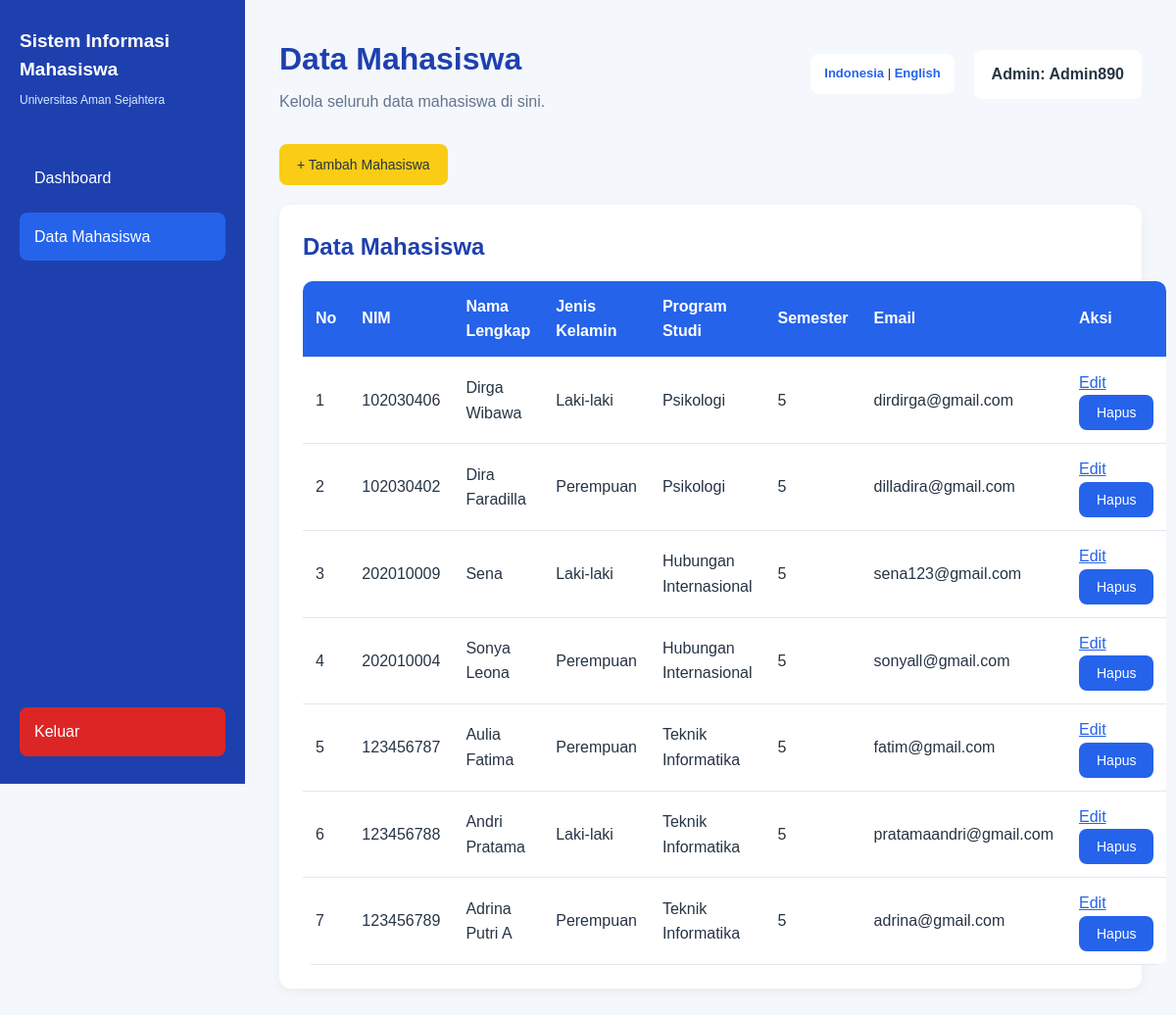
The app's page /pages/daftar.php (signed in) with its own data.
### tables this page shows
CREATE TABLE `mahasiswa` (
  `id` int(11) NOT NULL,
  `nim` varchar(20) NOT NULL,
  `nama` varchar(100) NOT NULL,
  `jenis_kelamin` enum('Laki-laki','Perempuan') NOT NULL,
  `prodi` varchar(100) NOT NULL,
  `semester` tinyint(3) UNSIGNED NOT NULL,
  `email` varchar(100) NOT NULL,
  `created_at` timestamp NOT NULL DEFAULT current_timestamp(),
  `updated_at` timestamp NOT NULL DEFAULT current_timestamp() ON UPDATE current_timestamp()
);

### includes/language.php (called while the page is built, shortened)
<?php
$bahasa = $_SESSION['lang'] ?? 'id';
$translations = [
    'id' => [
        'dashboard' => 'Dashboard',
        'data_mahasiswa' => 'Data Mahasiswa',
        'tambah_mahasiswa' => 'Tambah Mahasiswa',
        'edit_mahasiswa' => 'Edit Mahasiswa',
        'logout' => 'Keluar',
        'selamat_datang' => 'Selamat Datang',
        'total_mahasiswa' => 'Total Mahasiswa',
        'menu_pengelolaan' => 'Menu Pengelolaan',
        'lihat_data' => 'Lihat Data Mahasiswa',
        'nama_lengkap' => 'Nama Lengkap',
        'jenis_kelamin' => 'Jenis Kelamin',
        'program_studi' => 'Program Studi',
        'semester' => 'Semester',
        'email' => 'Email',
        'simpan' => 'Simpan Data',
        'simpan_perubahan' => 'Simpan Perubahan',
        'kembali' => 'Kembali',
        'nim' => 'NIM',
        'aksi' => 'Aksi',
        'belum_ada_data' => 'Belum ada data mahasiswa.',
        'pesan_sambutan' => 'Kelola data mahasiswa dengan mudah melalui dashboard ini.',
        'deskripsi_dashboard' => 'Selamat datang di Sistem Informasi Mahasiswa.',
        'menu_deskripsi' => 'Gunakan menu berikut untuk melihat dan mengelola data mahasiswa.',
        'halo' => 'Halo',
    ],
    'en' => [
        'dashboard' => 'Dashboard',
        'data_mahasiswa' => 'Student Data',
        'tambah_mahasiswa' => 'Add Student',
        'edit_mahasiswa' => 'Edit Student',
        'logout' => 'Logout',
        'selamat_datang' => 'Welcome',
        'total_mahasiswa' => 'Total Students',
        'menu_pengelolaan' => 'Management Menu',
        'lihat_data' => 'View Student Data',
        'nama_lengkap' => 'Full Name',
        'jenis_kelamin' => 'Gender',
        'program_studi' => 'Study Program',
        'semester' => 'Semester',
        'email' => 'Email',
        'simpan' => 'Save Data',
        'simpan_perubahan' => 'Save Changes',
        'kembali' => 'Back',
        'nim' => 'Student ID',
        'aksi' => 'Actions',
        'belum_ada_data' => 'No student data available.',
        'pesan_sambutan' => 'Manage student data easily through this dashboard.',
        'deskripsi_dashboard' => 'Welcome to the Student Information System.',
        'menu_deskripsi' => 'Use the following menu to view and manage student data.',
        'halo' => 'Hello',
    ]
];
function t($key) {
    global $translations, $bahasa;
    return $translations[$bahasa][$key] ?? $key;
}
?>

### pages/daftar.php (the view, shortened to what this page needs)
<?php
require_once "../includes/language.php";
require_once "../config/database.php";
$bahasa = $_SESSION['lang'] ?? 'id';
$sql = $pdo->query(
    "SELECT * FROM mahasiswa ORDER BY id DESC"
);
$mahasiswa = $sql->fetchAll(PDO::FETCH_ASSOC);
?>
<!DOCTYPE html>
<html lang="<?= $bahasa ?>">
<head>
    <link rel="stylesheet" href="../assets/css/style.css">
</head>
<body>
    <div class="dashboard">
        <aside class="sidebar">
            <div class="logo">
                <h2>Sistem Informasi Mahasiswa</h2>
                <p>Universitas Aman Sejahtera</p>
            </div>
            <nav>
                <a href="../index.php"><?= t('dashboard') ?></a>
                <a href="daftar.php" class="active">
                    <?= t('data_mahasiswa') ?>
                </a>
            </nav>
            <div class="sidebar-bottom">
                <a href="../logout.php"><?= t('logout') ?></a>
            </div>
        </aside>
        <main class="main-content">
            <div class="topbar">
                <div>
                    <h1><?= t('data_mahasiswa') ?></h1>
                    <p>
                        <?= $bahasa === 'en'
                            ? 'Manage all student data here.'
                            : 'Kelola seluruh data mahasiswa di sini.' ?>
                    </p>
                </div>
                <div class="topbar-right">
                    <div class="language-switch">
                        <a href="?lang=id">Indonesia</a>
                        |
                        <a href="?lang=en">English</a>
                    </div>
                    <div class="admin-info">
                        Admin: <?= htmlspecialchars($_SESSION['admin_username']) ?>
                    </div>
                </div>
            </div>
            <div class="action-bar">
                <a href="tambah.php" class="btn btn-yellow">
                    + <?= t('tambah_mahasiswa') ?>
                </a>
            </div>
            <div class="card">
                <h2><?= t('data_mahasiswa') ?></h2>
                <table>
                    <tr>
                        <th><?= $bahasa === 'en' ? 'No.' : 'No' ?></th>
                        <th><?= t('nim') ?></th>
                        <th><?= t('nama_lengkap') ?></th>
                        <th><?= t('jenis_kelamin') ?></th>
                        <th><?= t('program_studi') ?></th>
                        <th><?= t('semester') ?></th>
                        <th><?= t('email') ?></th>
                        <th><?= t('aksi') ?></th>
                    </tr>
                    <?php if (count($mahasiswa) > 0): ?>
                        <?php foreach ($mahasiswa as $index => $m): ?>
                            <tr>
                                <td><?= $index + 1 ?></td>
                                <td>
                                    <?= htmlspecialchars($m['nim']) ?>
                                </td>
                                <td>
                                    <?= htmlspecialchars($m['nama']) ?>
                                </td>
                                <td>
                                    <?= $bahasa === 'en'
                                        ? ($m['jenis_kelamin'] === 'Laki-laki' ? 'Male' : 'Female')
                                        : htmlspecialchars($m['jenis_kelamin']) ?>
                                </td>
                                <td>
                                    <?= htmlspecialchars($m['prodi']) ?>
                                </td>
                                <td>
                                    <?= htmlspecialchars($m['semester']) ?>
                                </td>
                                <td>
                                    <?= htmlspecialchars($m['email']) ?>
                                </td>
                                <td>
                                    <a href="edit.php?id=<?= $m['id'] ?>">
                                        <?= $bahasa === 'en' ? 'Edit' : 'Edit' ?>
                                    </a>
                                    <form action="hapus.php"
                                          method="POST"
                                          style="display:inline;"
                                          onsubmit="return confirm('<?= $bahasa === 'en' ? 'Are you sure you want to delete this data?' : 'Yakin ingin menghapus data ini?' ?>');">
                                        <button type="submit">
                                            <?= $bahasa === 'en' ? 'Delete' : 'Hapus' ?>
                                        </button>
                                    </form>
                                </td>
                            </tr>
                        <?php endforeach; ?>
                    <?php endif; ?>
                </table>
            </div>
        </main>
    </div>
</body>
</html>

### assets/css/style.css (style rules this page uses)
* { margin: 0; padding: 0; box-sizing: border-box; }
body { font-family: Arial, sans-serif; background-color: #f4f7fc; color: #263445; line-height: 1.6; }
:root { --biru: #2563eb; --biru-gelap: #1e40af; --kuning: #facc15; --putih: #ffffff; --abu: #64748b; }
button, .btn { display: inline-block; padding: 10px 18px; border: none; border-radius: 8px; background-color: var(--biru); color: var(--putih); text-decoration: none; font-size: 14px; cursor: pointer; transition: 0.2s; }
.btn-yellow { background-color: var(--kuning); color: #263445; }
table { width: 100%; border-collapse: collapse; background-color: var(--putih); border-radius: 10px; overflow: hidden; }
th, td { padding: 13px; text-align: left; border-bottom: 1px solid #e2e8f0; }
th { background-color: var(--biru); color: var(--putih); }
.card { background-color: var(--putih); padding: 24px; border-radius: 12px; box-shadow: 0 3px 12px rgba(0, 0, 0, 0.05); margin-bottom: 20px; }
h1 { color: var(--biru-gelap); margin-bottom: 20px; }
h2 { margin-bottom: 15px; }
a { color: var(--biru); }
.admin-info { background: white; padding: 12px 18px; border-radius: 8px; font-weight: bold; }
.action-bar { display: flex; gap: 12px; margin-bottom: 20px; }
.card h2 { color: var(--biru-gelap); }
.dashboard { display: flex; min-height: 100vh; }
.sidebar { width: 250px; background-color: var(--biru-gelap); color: white; padding: 28px 20px; display: flex; flex-direction: column; position: sticky; top: 0; height: 100vh; align-self: flex-start; flex-shrink: 0; overflow: auto; }
.logo { margin-bottom: 45px; }
.logo h2 { color: white; font-size: 19px; line-height: 1.5; margin-bottom: 8px; }
.logo p { font-size: 12px; color: #dbeafe; }
.sidebar nav { display: flex; flex-direction: column; gap: 10px; }
.sidebar nav a, .sidebar-bottom a { color: white; text-decoration: none; padding: 12px 15px; border-radius: 8px; transition: 0.2s; }
.sidebar nav a:hover, .sidebar nav a.active { background-color: var(--biru); }
.sidebar-bottom { margin-top: auto; }
.sidebar-bottom a { display: block; background-color: #dc2626; }
.main-content { flex: 1; padding: 35px; }
.topbar { display: flex; justify-content: space-between; align-items: center; margin-bottom: 30px; }
.topbar h1 { margin-bottom: 5px; }
.topbar p { color: var(--abu); }
.topbar-right { display: flex; align-items: center; gap: 20px; }
.language-switch { font-size: 13px; background: white; padding: 10px 14px; border-radius: 8px; }
.language-switch a { text-decoration: none; font-weight: bold; }
.main-content { flex: 1; min-width: 0; width: 100%; box-sizing: border-box; }

### records on screen
mahasiswa: nim "102030406", nama "Dirga Wibawa", jenis_kelamin "Laki-laki", prodi "Psikologi", semester "5", email "dirdirga@gmail.com"
mahasiswa: nim "102030402", nama "Dira Faradilla", jenis_kelamin "Perempuan", prodi "Psikologi", semester "5", email "dilladira@gmail.com"
mahasiswa: nim "202010009", nama "Sena", jenis_kelamin "Laki-laki", prodi "Hubungan Internasional", semester "5", email "sena123@gmail.com"
mahasiswa: nim "202010004", nama "Sonya Leona", jenis_kelamin "Perempuan", prodi "Hubungan Internasional", semester "5", email "sonyall@gmail.com"
mahasiswa: nim "123456787", nama "Aulia Fatima", jenis_kelamin "Perempuan", prodi "Teknik Informatika", semester "5", email "fatim@gmail.com"
mahasiswa: nim "123456788", nama "Andri Pratama", jenis_kelamin "Laki-laki", prodi "Teknik Informatika", semester "5", email "pratamaandri@gmail.com"
mahasiswa: nim "123456789", nama "Adrina Putri A", jenis_kelamin "Perempuan", prodi "Teknik Informatika", semester "5", email "adrina@gmail.com"

### other values on screen
t('dashboard') "Dashboard"
t('data_mahasiswa') "Data Mahasiswa"
t('logout') "Keluar"
$_SESSION['admin_username'] "Admin890"
t('tambah_mahasiswa') "Tambah Mahasiswa"
t('nim') "NIM"
t('nama_lengkap') "Nama Lengkap"
t('jenis_kelamin') "Jenis Kelamin"
t('program_studi') "Program Studi"
t('semester') "Semester"
t('email') "Email"
t('aksi') "Aksi"
